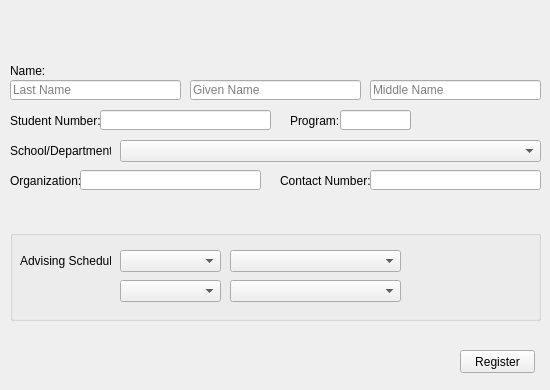
<?xml version="1.0" encoding="UTF-8"?>
<ui version="4.0">
 <class>Form</class>
 <widget class="QWidget" name="Form">
  <property name="geometry">
   <rect>
    <x>0</x>
    <y>0</y>
    <width>550</width>
    <height>390</height>
   </rect>
  </property>
  <property name="windowTitle">
   <string>Form</string>
  </property>
  <widget class="QLabel" name="label">
   <property name="geometry">
    <rect>
     <x>10</x>
     <y>60</y>
     <width>61</width>
     <height>21</height>
    </rect>
   </property>
   <property name="text">
    <string>Name:</string>
   </property>
  </widget>
  <widget class="QLineEdit" name="lineEdit">
   <property name="geometry">
    <rect>
     <x>10</x>
     <y>80</y>
     <width>171</width>
     <height>20</height>
    </rect>
   </property>
   <property name="statusTip">
    <string/>
   </property>
   <property name="whatsThis">
    <string/>
   </property>
   <property name="accessibleName">
    <string/>
   </property>
   <property name="inputMask">
    <string/>
   </property>
   <property name="text">
    <string/>
   </property>
   <property name="placeholderText">
    <string>Last Name</string>
   </property>
  </widget>
  <widget class="QLabel" name="label_2">
   <property name="geometry">
    <rect>
     <x>290</x>
     <y>110</y>
     <width>51</width>
     <height>21</height>
    </rect>
   </property>
   <property name="text">
    <string>Program:</string>
   </property>
  </widget>
  <widget class="QLineEdit" name="lineEdit_2">
   <property name="geometry">
    <rect>
     <x>190</x>
     <y>80</y>
     <width>171</width>
     <height>20</height>
    </rect>
   </property>
   <property name="placeholderText">
    <string>Given Name</string>
   </property>
  </widget>
  <widget class="QLineEdit" name="lineEdit_3">
   <property name="geometry">
    <rect>
     <x>370</x>
     <y>80</y>
     <width>171</width>
     <height>20</height>
    </rect>
   </property>
   <property name="placeholderText">
    <string>Middle Name</string>
   </property>
  </widget>
  <widget class="QLabel" name="label_4">
   <property name="geometry">
    <rect>
     <x>10</x>
     <y>110</y>
     <width>91</width>
     <height>21</height>
    </rect>
   </property>
   <property name="text">
    <string>Student Number:</string>
   </property>
  </widget>
  <widget class="QLineEdit" name="lineEdit_4">
   <property name="geometry">
    <rect>
     <x>100</x>
     <y>110</y>
     <width>171</width>
     <height>20</height>
    </rect>
   </property>
   <property name="text">
    <string/>
   </property>
  </widget>
  <widget class="QLineEdit" name="lineEdit_5">
   <property name="geometry">
    <rect>
     <x>340</x>
     <y>110</y>
     <width>71</width>
     <height>20</height>
    </rect>
   </property>
   <property name="text">
    <string/>
   </property>
  </widget>
  <widget class="QLineEdit" name="lineEdit_10">
   <property name="geometry">
    <rect>
     <x>370</x>
     <y>170</y>
     <width>171</width>
     <height>20</height>
    </rect>
   </property>
   <property name="text">
    <string/>
   </property>
  </widget>
  <widget class="QLabel" name="label_5">
   <property name="geometry">
    <rect>
     <x>280</x>
     <y>170</y>
     <width>91</width>
     <height>21</height>
    </rect>
   </property>
   <property name="text">
    <string>Contact Number:</string>
   </property>
  </widget>
  <widget class="QComboBox" name="comboBox">
   <property name="geometry">
    <rect>
     <x>120</x>
     <y>140</y>
     <width>421</width>
     <height>22</height>
    </rect>
   </property>
   <property name="editable">
    <bool>false</bool>
   </property>
   <property name="currentText">
    <string/>
   </property>
   <property name="currentIndex">
    <number>-1</number>
   </property>
  </widget>
  <widget class="QLabel" name="label_7">
   <property name="geometry">
    <rect>
     <x>10</x>
     <y>140</y>
     <width>101</width>
     <height>21</height>
    </rect>
   </property>
   <property name="text">
    <string>School/Department:</string>
   </property>
  </widget>
  <widget class="QPushButton" name="pushButton">
   <property name="geometry">
    <rect>
     <x>460</x>
     <y>350</y>
     <width>75</width>
     <height>23</height>
    </rect>
   </property>
   <property name="text">
    <string>Register</string>
   </property>
  </widget>
  <widget class="QLabel" name="label_6">
   <property name="geometry">
    <rect>
     <x>10</x>
     <y>170</y>
     <width>91</width>
     <height>21</height>
    </rect>
   </property>
   <property name="text">
    <string>Organization:</string>
   </property>
  </widget>
  <widget class="QLineEdit" name="lineEdit_11">
   <property name="geometry">
    <rect>
     <x>80</x>
     <y>170</y>
     <width>181</width>
     <height>20</height>
    </rect>
   </property>
   <property name="text">
    <string/>
   </property>
  </widget>
  <widget class="QGroupBox" name="groupBox">
   <property name="geometry">
    <rect>
     <x>10</x>
     <y>230</y>
     <width>531</width>
     <height>91</height>
    </rect>
   </property>
   <property name="title">
    <string/>
   </property>
   <widget class="QComboBox" name="comboBox_5">
    <property name="geometry">
     <rect>
      <x>220</x>
      <y>50</y>
      <width>171</width>
      <height>22</height>
     </rect>
    </property>
   </widget>
   <widget class="QComboBox" name="comboBox_2">
    <property name="geometry">
     <rect>
      <x>110</x>
      <y>20</y>
      <width>101</width>
      <height>22</height>
     </rect>
    </property>
   </widget>
   <widget class="QComboBox" name="comboBox_3">
    <property name="geometry">
     <rect>
      <x>220</x>
      <y>20</y>
      <width>171</width>
      <height>22</height>
     </rect>
    </property>
   </widget>
   <widget class="QLabel" name="label_8">
    <property name="geometry">
     <rect>
      <x>10</x>
      <y>20</y>
      <width>91</width>
      <height>21</height>
     </rect>
    </property>
    <property name="text">
     <string>Advising Schedule:</string>
    </property>
   </widget>
   <widget class="QComboBox" name="comboBox_4">
    <property name="geometry">
     <rect>
      <x>110</x>
      <y>50</y>
      <width>101</width>
      <height>22</height>
     </rect>
    </property>
   </widget>
   <zorder>comboBox_5</zorder>
   <zorder>comboBox_2</zorder>
   <zorder>comboBox_3</zorder>
   <zorder>label_8</zorder>
   <zorder>comboBox_4</zorder>
   <zorder>comboBox_5</zorder>
   <zorder>comboBox_2</zorder>
   <zorder>comboBox_3</zorder>
   <zorder>label_8</zorder>
   <zorder>comboBox_4</zorder>
  </widget>
 </widget>
 <resources/>
 <connections/>
</ui>
